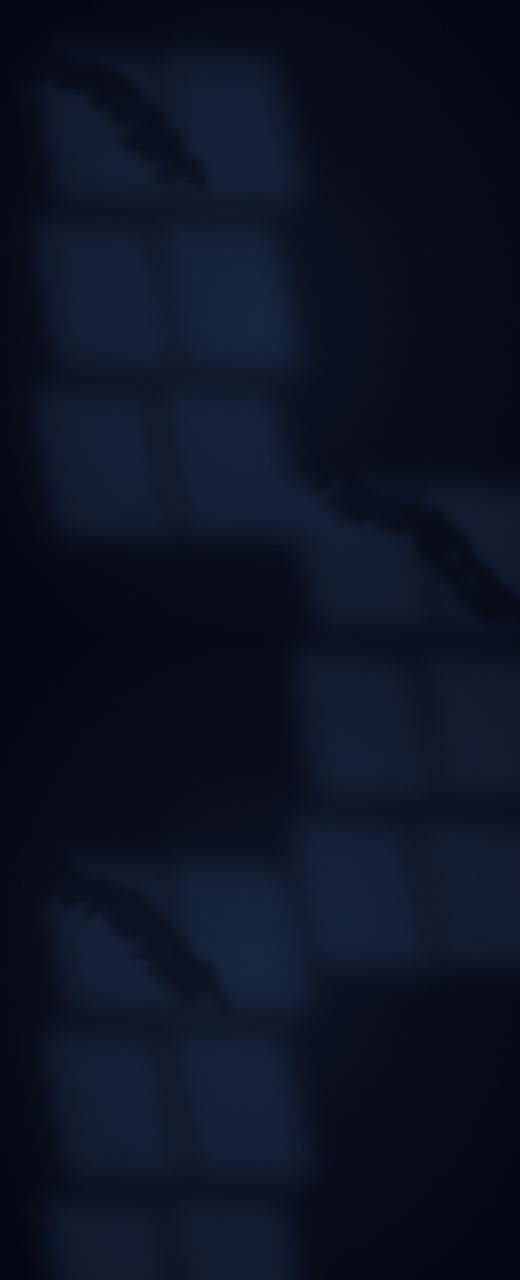
#> input picture tools/reel_v7/v7-libreta-reep-1950/wall2.jpg, 2600 x 6400 px, given in place of town_end.jpg, which was not available (shown at 1/5 size)
$ python cut.py
#> lines starting #> are read from the running program, lines starting #| are printed output that depends on the picture; after the words box and inside, x2 and y2 are one past the last pixel; in counts of white or black regions, pixels touching at a corner belong together
### tools/reel_v7/bielsa/grade.py
"""B/N de negros profundos; solo sobrevive el azul (equipación, detalles), llevado al azul de marca. Máscara suavizada."""
import cv2, numpy as np, sys
def grade(src, dst, keep_blue=True):
#> called with src = 'photos/town_end.jpg', dst = 'img/town_end_g.jpg', keep_blue = True
    im = cv2.imread(src, cv2.IMREAD_UNCHANGED)
#> im is the input picture: shape (6400, 2600, 3); mean B, G, R 36.5, 19.6, 11.7
    a = im[..., 3] if im.shape[2] == 4 else None
    bgr = im[..., :3].astype(np.float32) / 255
    g = cv2.cvtColor((bgr*255).astype(np.uint8), cv2.COLOR_BGR2GRAY).astype(np.float32)/255
    g = np.clip((g - 0.06) / 0.88, 0, 1); g = g**1.18                         # negros profundos
    g = g*g*(3-2*g)*0.55 + g*0.45                                            # curva en S suave
    out = np.dstack([g, g, g])
    if keep_blue:
        hsv = cv2.cvtColor((bgr*255).astype(np.uint8), cv2.COLOR_BGR2HSV).astype(np.float32)
        h, s, v = hsv[..., 0], hsv[..., 1], hsv[..., 2]
        m = ((h > 95) & (h < 128) & (s > 95) & (v > 45)).astype(np.float32)
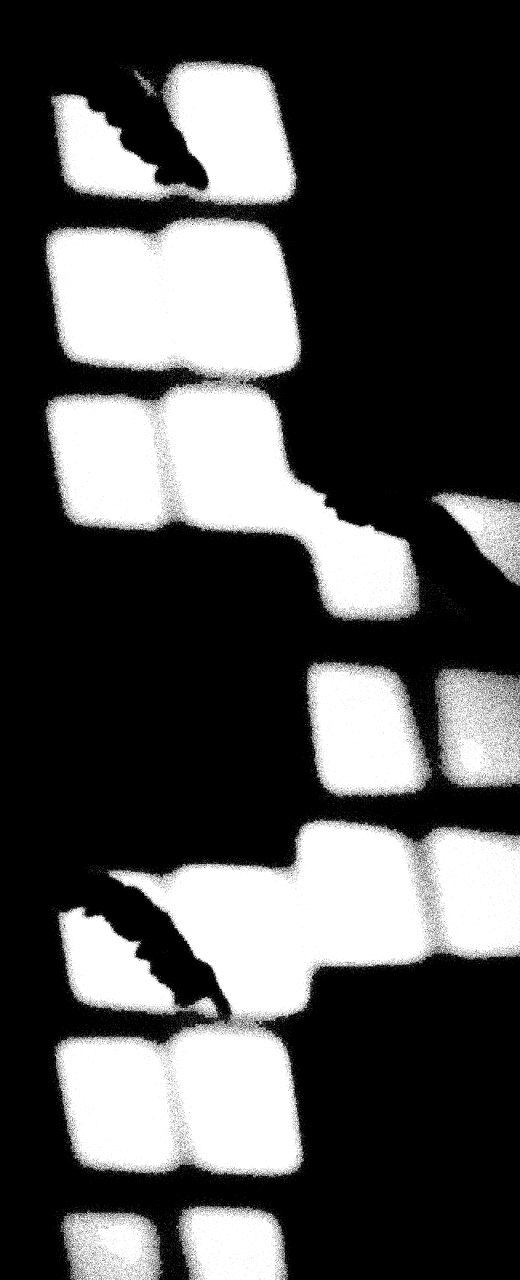
#> m: shape (6400, 2600) float32 (shown at 1/5 size); values 0 (black) and 1 (white), 32% white; 26311 white regions (26063 under 20 px), largest, box (x1, y1, x2, y2) and area: (272, 4096, 2600, 5888) 1898294, (227, 1084, 2097, 3106) 1839455, (255, 304, 1487, 1030) 500800
        m = cv2.morphologyEx(m, cv2.MORPH_OPEN, np.ones((3, 3), np.uint8))
#> m: shape (6400, 2600) float32; values 0 (black) and 1 (white), 29.8% white; 5202 white regions (3303 under 20 px), largest, box (x1, y1, x2, y2) and area: (564, 4105, 2600, 5104) 1075254, (241, 1923, 2074, 3091) 942430, (232, 1096, 1505, 1896) 795808
        m = cv2.GaussianBlur(m, (0, 0), 3.5)
        brand = np.array([255, 109, 99], np.float32)/255   # #636DFF en BGR
        light = np.array([255, 168, 106], np.float32)/255  # #6AA8FF
        lum = np.clip(g*1.25, 0, 1)[..., None]
        col = brand*(1-lum)*1.1 + light*lum
        col = col*(0.35+0.75*lum)
        out = out*(1-m[..., None]) + col*m[..., None]
    out = (np.clip(out, 0, 1)*255).astype(np.uint8)
    if a is not None: out = np.dstack([out, a])
    cv2.imwrite(dst, out)
# [4 lines that do not run on import are left out]

### tools/reel_v7/v7-libreta-reep-1950/cut.py
"""Preparación de fotos (v7-libreta-reep-1950). python3 cut.py
Las fotos se bajan en el sandbox de Higgsfield (Commons no descarga desde nuestro contenedor) y llegan por image_paths:
- County_ground_swindon_town_end.jpg → photos/town_end.jpg (640×480, original)
- Legal_pad_and_pencil.jpg → photos/pad.jpg (1600 px)
- Football_in_the_County_Ground_-_geograph.org.uk_-_2570682.jpg → photos/county2011.jpg (1600 px)
La libreta llena todo el encuadre (no hay fondo que quitar): va enmarcada, sin rembg."""
import sys; sys.path.insert(0, '../bielsa'); from grade import grade
from PIL import Image
grade('photos/town_end.jpg', 'img/town_end_g.jpg', keep_blue=True)
Image.open('photos/pad.jpg').crop((200, 330, 1500, 1200)).save('photos/pad_crop.jpg', quality=94)
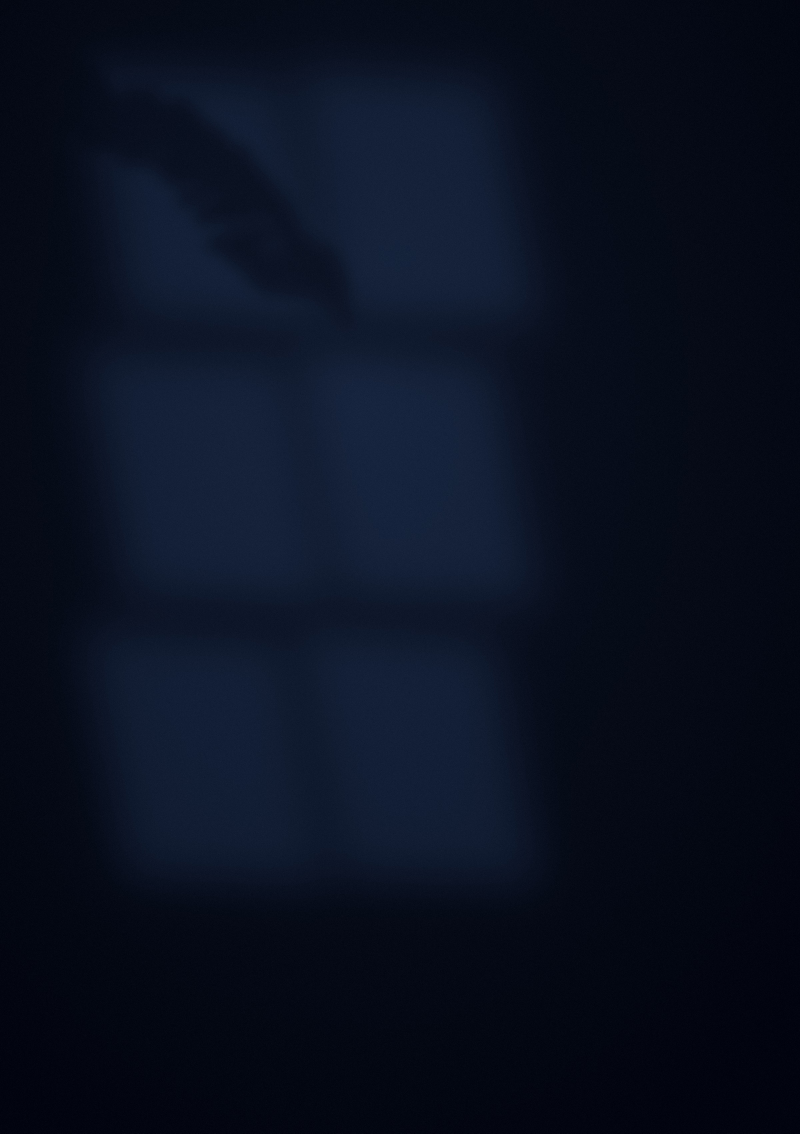
#> input picture tools/reel_v7/bielsa/wall.jpg, 2400 x 3400 px, given in place of pad.jpg, which was not available (shown at 1/3 size)
grade('photos/pad_crop.jpg', 'img/pad_g.jpg', keep_blue=True)
#> call 2 of grade, with src = 'photos/pad_crop.jpg', dst = 'img/pad_g.jpg', keep_blue = True
#> in grade (call 2), `m = ((h > 95) & (h < 128) & (s > 95) & (v > 45)).astype(np.float32)`: m: shape (870, 1300) float32; values 0 (black) and 1 (white), 59.7% white; 8505 black regions (8283 under 20 px), largest, box (x1, y1, x2, y2) and area: (0, 0, 895, 870) 394162, (1015, 610, 1300, 870) 25085, (1250, 0, 1300, 148) 3013
#> in grade (call 2), `m = cv2.morphologyEx(m, cv2.MORPH_OPEN, np.ones((3, 3), np.uint8))`: m: shape (870, 1300) float32; values 0 (black) and 1 (white), 52.8% white; 1920 black regions (1838 under 20 px), largest, box (x1, y1, x2, y2) and area: (0, 0, 1300, 870) 512164, (606, 0, 763, 153) 6850, (1222, 0, 1300, 199) 6305
#> in grade (call 2), `col = col*(0.35+0.75*lum)`:
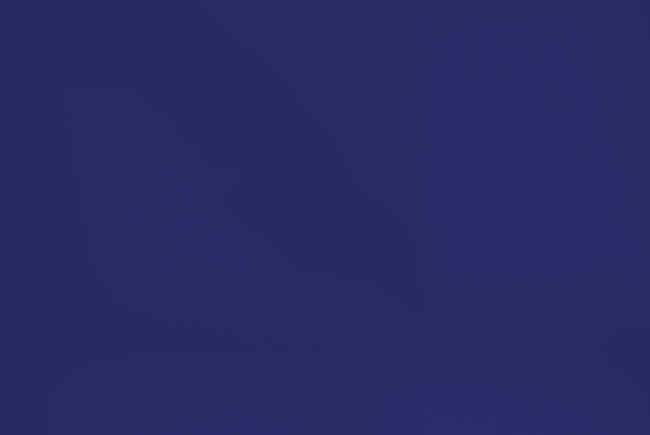
#> col: shape (870, 1300, 3) float32 (shown at 1/2 size); mean of channels 0, 1, 2 0.4, 0.172, 0.155; drawn as B, G, R
#> in grade (call 2), `out = out*(1-m[..., None]) + col*m[..., None]`:
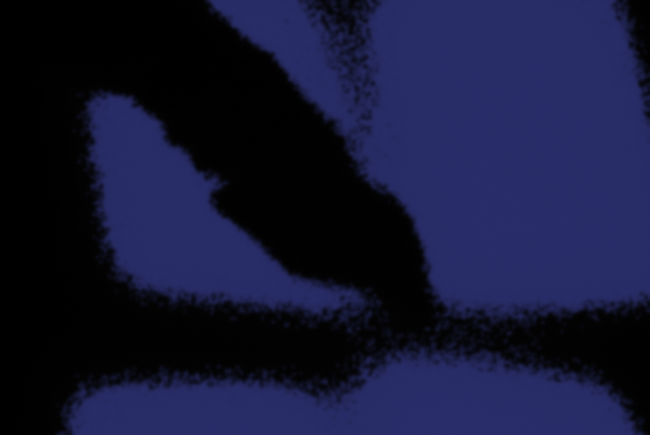
#> out: shape (870, 1300, 3) float32 (shown at 1/2 size); mean of channels 0, 1, 2 0.217, 0.0958, 0.0864; drawn as B, G, R
Image.open('photos/county2011.jpg').crop((180, 120, 1500, 1000)).save('photos/county_crop.jpg', quality=94)
grade('photos/county_crop.jpg', 'img/county_g.jpg', keep_blue=False)
#> call 3 of grade, with src = 'photos/county_crop.jpg', dst = 'img/county_g.jpg', keep_blue = False
#> in grade (call 3), `im = cv2.imread(src, cv2.IMREAD_UNCHANGED)`:
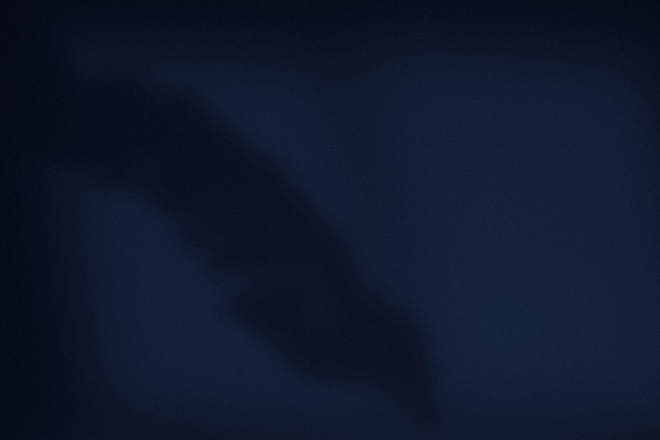
#> im: shape (880, 1320, 3) (shown at 1/2 size); mean B, G, R 43.9, 24.2, 14.8
#> in grade (call 3), `bgr = im[..., :3].astype(np.float32) / 255`:
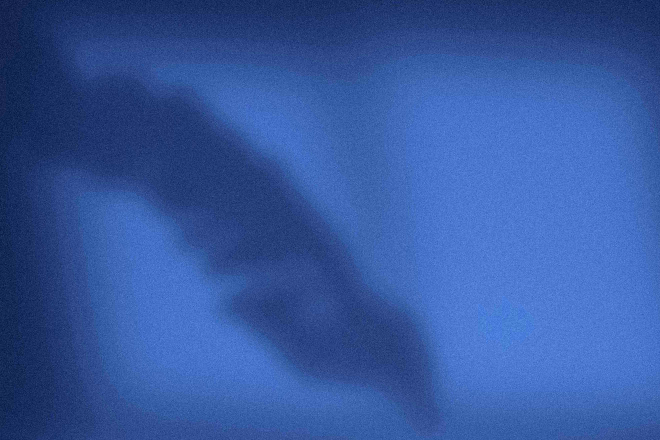
#> bgr: shape (880, 1320, 3) float32 (shown at 1/2 size); mean B, G, R 0.173, 0.0954, 0.058; drawn with min black and max white
#> in grade (call 3), `g = g*g*(3-2*g)*0.55 + g*0.45`:
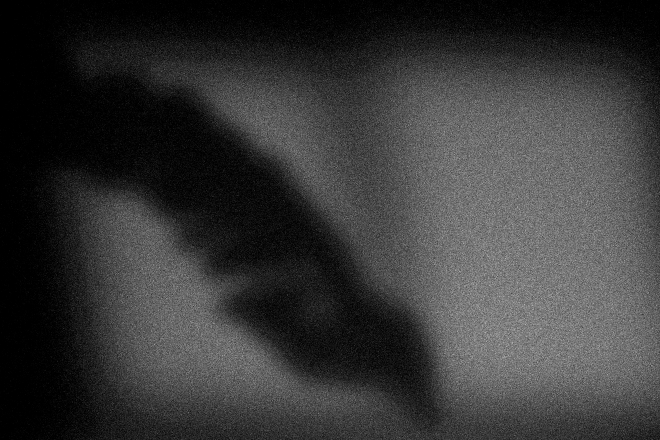
#> g: shape (880, 1320) float32 (shown at 1/2 size); min 0, max 0.0545, mean 0.0119; drawn with min black and max white
